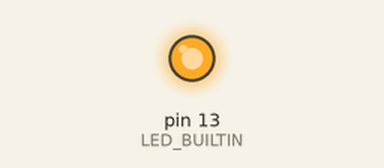
Bench run of a sketch on a simulated Arduino Uno, built with avr-gcc and run on an emulated ATmega328P. Shown: output pins drawn as LEDs (lit = HIGH).

Above: at 0.2 s.
At 10.7 s:
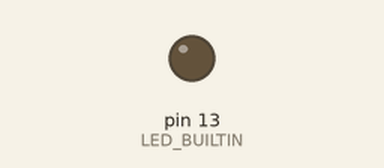
Timing chart, 0 to 15.6 s (numbered marks = the images above):
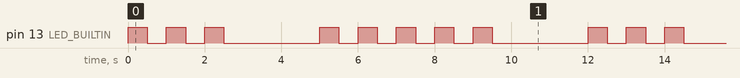

Measured:
- by itself, pin 13 (LED_BUILTIN): repeats every 12.0 s: 2 × (LOW 0.50 s, HIGH 0.50 s), LOW 2.5 s, 4 × (HIGH 0.50 s, LOW 0.50 s), HIGH 0.50 s, LOW 2.5 s, HIGH 0.50 s
- by itself, everything shown: repeats every 12.0 s, in 16 steps

The sketch:

lab1.1.3.ino
```cpp
/*-------------------------------------------------------------------------------

1.3 Modify the Blink example from the Arduino IDE so that the built-in LED (D13)
    lights up 3 times, then after a 2-second pause, lights up 5 times, and so on

-------------------------------------------------------------------------------*/

// the setup function runs once when you press reset or power the board
void setup() {
  // initialize digital pin LED_BUILTIN as an output.
  pinMode(LED_BUILTIN, OUTPUT);
}

// the loop function runs over and over again forever
void loop() {
  for (int i = 0; i < 3; i++) {
    digitalWrite(LED_BUILTIN, HIGH); // turn the LED on (HIGH is the voltage level)
    delay(500);                      // wait for a 0.5 second
    digitalWrite(LED_BUILTIN, LOW);  // turn the LED off by making the voltage LOW
    delay(500);                      // wait for a 0.5 second
  }

  delay(2000);                       // wait for 2 seconds

  for (int i = 0; i < 5; i++) {
    digitalWrite(LED_BUILTIN, HIGH); // turn the LED on (HIGH is the voltage level)
    delay(500);                      // wait for a 0.5 second
    digitalWrite(LED_BUILTIN, LOW);  // turn the LED off by making the voltage LOW
    delay(500);                      // wait for a 0.5 second
  }

  delay(2000);                       // wait for 2 seconds
}
```
